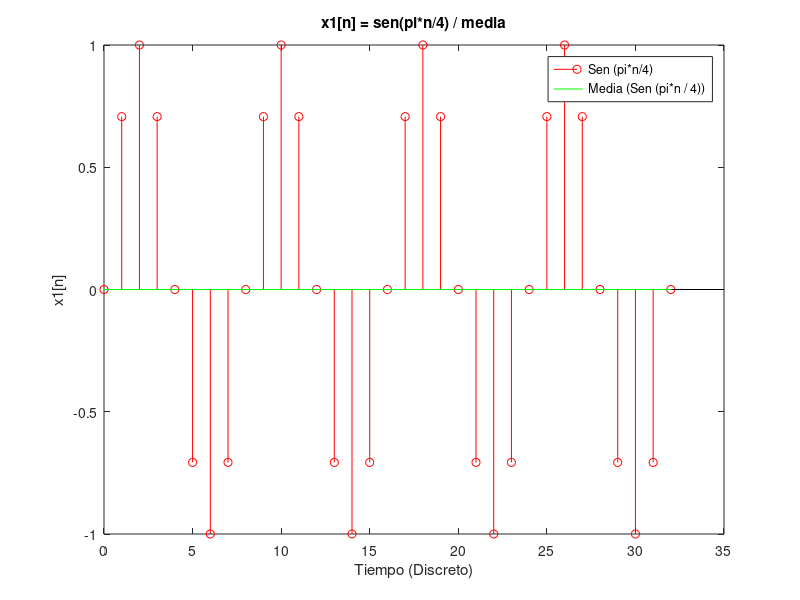

Write the MATLAB code that produced this figure.
%% Ejercicio6b

n = [0:32];
x1 = sin(pi*n/4);
y1 = mean(x1);
stem(n,x1,'r')
title('x1[n] = sen(pi*n/4) / media')
xlabel('Tiempo (Discreto)')
ylabel('x1[n]')
hold on
m1=y1*ones(1,33);
plot(n,m1,'g')
hold off
legend('Sen (pi*n/4)', 'Media (Sen (pi*n / 4))');
